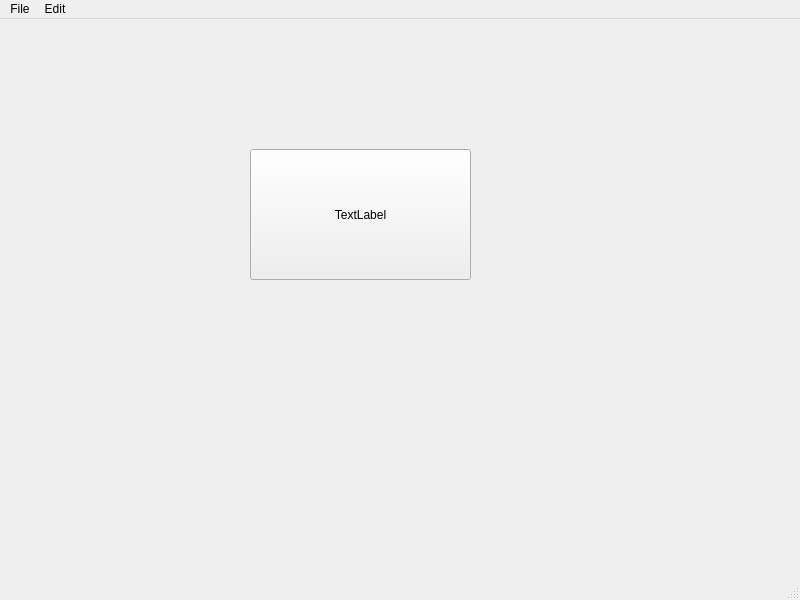
<?xml version="1.0" encoding="UTF-8"?>
<ui version="4.0">
 <class>MainWindow</class>
 <widget class="QMainWindow" name="MainWindow">
  <property name="geometry">
   <rect>
    <x>0</x>
    <y>0</y>
    <width>800</width>
    <height>600</height>
   </rect>
  </property>
  <property name="windowTitle">
   <string>MainWindow</string>
  </property>
  <widget class="QWidget" name="centralwidget">
   <widget class="QToolButton" name="toolButton">
    <property name="geometry">
     <rect>
      <x>250</x>
      <y>130</y>
      <width>221</width>
      <height>131</height>
     </rect>
    </property>
    <property name="text">
     <string>TextLabel</string>
    </property>
   </widget>
  </widget>
  <widget class="QMenuBar" name="menubar">
   <property name="geometry">
    <rect>
     <x>0</x>
     <y>0</y>
     <width>800</width>
     <height>24</height>
    </rect>
   </property>
   <widget class="QMenu" name="menuFile">
    <property name="title">
     <string>File</string>
    </property>
    <addaction name="actionNew"/>
    <addaction name="actionSave"/>
   </widget>
   <widget class="QMenu" name="menuEdit">
    <property name="title">
     <string>Edit</string>
    </property>
   </widget>
   <addaction name="menuFile"/>
   <addaction name="menuEdit"/>
  </widget>
  <widget class="QStatusBar" name="statusbar"/>
  <action name="actionFile">
   <property name="text">
    <string>File</string>
   </property>
  </action>
  <action name="actionExit">
   <property name="text">
    <string>Exit</string>
   </property>
  </action>
  <action name="actionNew">
   <property name="text">
    <string>New</string>
   </property>
  </action>
  <action name="actionSave">
   <property name="text">
    <string>Save</string>
   </property>
  </action>
 </widget>
 <resources/>
 <connections/>
</ui>
